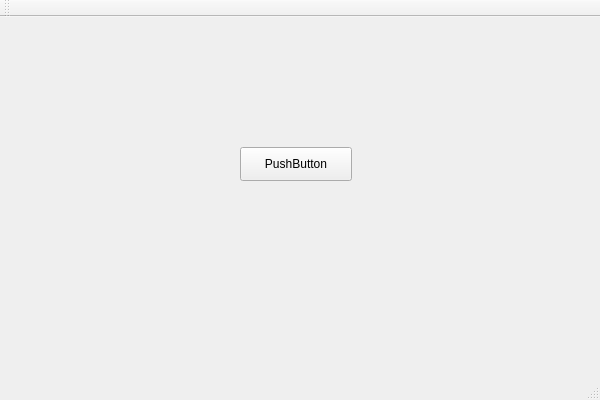
<?xml version="1.0" encoding="UTF-8"?>
<ui version="4.0">
 <class>QtNibblesClass</class>
 <widget class="QMainWindow" name="QtNibblesClass">
  <property name="geometry">
   <rect>
    <x>0</x>
    <y>0</y>
    <width>600</width>
    <height>400</height>
   </rect>
  </property>
  <property name="windowTitle">
   <string>QtNibbles</string>
  </property>
  <widget class="QWidget" name="centralWidget">
   <widget class="QPushButton" name="pushButton">
    <property name="geometry">
     <rect>
      <x>240</x>
      <y>130</y>
      <width>112</width>
      <height>34</height>
     </rect>
    </property>
    <property name="text">
     <string>PushButton</string>
    </property>
   </widget>
  </widget>
  <widget class="QMenuBar" name="menuBar">
   <property name="geometry">
    <rect>
     <x>0</x>
     <y>0</y>
     <width>600</width>
     <height>31</height>
    </rect>
   </property>
  </widget>
  <widget class="QToolBar" name="mainToolBar">
   <attribute name="toolBarArea">
    <enum>TopToolBarArea</enum>
   </attribute>
   <attribute name="toolBarBreak">
    <bool>false</bool>
   </attribute>
  </widget>
  <widget class="QStatusBar" name="statusBar"/>
 </widget>
 <layoutdefault spacing="6" margin="11"/>
 <resources>
  <include location="qtnibbles.qrc"/>
 </resources>
 <connections/>
</ui>
